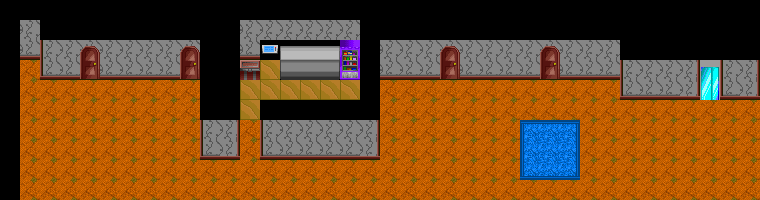

A 2D game scene composited from a Tiled map and its tileset images. What follows is a short description and the map's XML, with every tile layer's data as written:
An orthogonal 38x10 tile map with 20x20 px tiles, 2 tile layers (Tile Layer 1, Layer2), 3 tilesets and 5 objects (2x CHGROOM, VENDING, ITEMBOX, STAT).

<map version="1.9" tiledversion="1.9.1" orientation="orthogonal" renderorder="right-down" width="38" height="10" tilewidth="20" tileheight="20" infinite="0" nextlayerid="9" nextobjectid="182">
 <editorsettings>
  <export target="../maps/HOTEL5.nat" format="custom" />
 </editorsettings>
 <properties>
  <property name="name" value="Hotel Floor 5" />
 </properties>
 <tileset firstgid="1" source="nateroom.tsx" />
 <tileset firstgid="161" source="HOTEL.TSX" />
 <tileset firstgid="321" source="inter.tsx" />
 <layer id="1" name="Tile Layer 1" width="38" height="10">
  <data encoding="csv">
199,199,199,199,199,199,199,199,199,199,199,199,199,199,199,199,199,199,199,199,199,199,199,199,199,199,199,199,199,199,199,199,199,199,199,199,199,199,
199,210,199,199,199,199,199,199,199,199,199,199,210,210,210,210,210,210,199,199,199,199,199,199,199,199,199,199,199,199,199,199,199,199,199,199,199,199,
199,226,209,210,211,210,210,210,210,211,199,199,226,226,226,226,226,243,199,210,210,210,211,210,210,210,210,211,210,210,210,199,199,199,199,199,199,199,
199,167,225,226,227,226,226,226,226,227,199,199,321,183,183,183,183,259,199,226,226,226,227,226,226,226,226,227,226,226,226,209,210,210,212,215,209,212,
199,167,167,167,167,167,167,167,167,167,199,199,183,183,183,183,183,183,199,167,167,167,167,167,167,167,167,167,167,167,167,225,226,226,228,231,225,228,
199,167,167,167,167,167,167,167,167,167,199,199,183,199,199,199,199,199,199,167,167,167,167,167,167,167,167,167,167,167,167,167,167,167,167,167,167,167,
199,167,167,167,167,167,167,167,167,167,209,212,167,209,210,210,210,210,212,167,167,167,167,167,167,167,167,167,167,167,167,167,167,167,167,167,167,167,
199,167,167,167,167,167,167,167,167,167,225,228,167,225,226,226,226,226,228,167,167,167,167,167,167,167,167,167,167,167,167,167,167,167,167,167,167,167,
199,167,167,167,167,167,167,167,167,167,167,167,167,167,167,167,167,167,167,167,167,167,167,167,167,167,167,167,167,167,167,167,167,167,167,167,167,167,
199,167,167,167,167,167,167,167,167,167,167,167,167,167,167,167,167,167,167,167,167,167,167,167,167,167,167,167,167,167,167,167,167,167,167,167,167,167
</data>
 </layer>
 <layer id="8" name="Layer2" width="38" height="10">
  <data encoding="csv">
0,0,0,0,0,0,0,0,0,0,0,0,0,0,0,0,0,0,0,0,0,0,0,0,0,0,0,0,0,0,0,0,0,0,0,0,0,0,
0,0,0,0,0,0,0,0,0,0,0,0,0,0,0,0,0,0,0,0,0,0,0,0,0,0,0,0,0,0,0,0,0,0,0,0,0,0,
0,0,0,0,0,0,0,0,0,0,0,0,0,322,274,275,276,0,0,0,0,0,0,0,0,0,0,0,0,0,0,0,0,0,0,0,0,0,
0,0,0,0,0,0,0,0,0,0,0,0,0,0,290,291,292,0,0,0,0,0,0,0,0,0,0,0,0,0,0,0,0,0,0,0,0,0,
0,0,0,0,0,0,0,0,0,0,0,0,0,0,0,0,0,0,0,0,0,0,0,0,0,0,0,0,0,0,0,0,0,0,0,0,0,0,
0,0,0,0,0,0,0,0,0,0,0,0,0,0,0,0,0,0,0,0,0,0,0,0,0,0,0,0,0,0,0,0,0,0,0,0,0,0,
0,0,0,0,0,0,0,0,0,0,0,0,0,0,0,0,0,0,0,0,0,0,0,0,0,0,169,170,171,0,0,0,0,0,0,0,0,0,
0,0,0,0,0,0,0,0,0,0,0,0,0,0,0,0,0,0,0,0,0,0,0,0,0,0,185,186,187,0,0,0,0,0,0,0,0,0,
0,0,0,0,0,0,0,0,0,0,0,0,0,0,0,0,0,0,0,0,0,0,0,0,0,0,201,202,203,0,0,0,0,0,0,0,0,0,
0,0,0,0,0,0,0,0,0,0,0,0,0,0,0,0,0,0,0,0,0,0,0,0,0,0,0,0,0,0,0,0,0,0,0,0,0,0
</data>
 </layer>
 <objectgroup id="5" name="triggers">
  <object id="172" name="VENDING" class="VENDING" x="340" y="80" width="20" height="20">
   <properties>
    <property name="ITEM01" type="int" propertytype="INV_LIST" value="0" />
    <property name="ITEM02" type="int" propertytype="INV_LIST" value="0" />
    <property name="ITEM03" type="int" propertytype="INV_LIST" value="2" />
    <property name="ITEM04" type="int" propertytype="INV_LIST" value="0" />
    <property name="ITEM05" type="int" propertytype="INV_LIST" value="0" />
    <property name="ITEM06" type="int" propertytype="INV_LIST" value="2" />
    <property name="ITEM07" type="int" propertytype="INV_LIST" value="0" />
    <property name="ITEM08" type="int" propertytype="INV_LIST" value="0" />
    <property name="ITEM09" type="int" propertytype="INV_LIST" value="0" />
    <property name="ITEM10" type="int" propertytype="INV_LIST" value="0" />
    <property name="ITEM11" type="int" propertytype="INV_LIST" value="0" />
    <property name="ITEM12" type="int" propertytype="INV_LIST" value="3" />
    <property name="ITEM13" type="int" propertytype="INV_LIST" value="1" />
    <property name="ITEM14" type="int" propertytype="INV_LIST" value="2" />
    <property name="ITEM15" type="int" propertytype="INV_LIST" value="0" />
    <property name="ITEM16" type="int" propertytype="INV_LIST" value="0" />
    <property name="ITEM17" type="int" propertytype="INV_LIST" value="0" />
    <property name="ITEM18" type="int" propertytype="INV_LIST" value="0" />
    <property name="ITEM19" type="int" propertytype="INV_LIST" value="0" />
    <property name="ITEM20" type="int" propertytype="INV_LIST" value="0" />
   </properties>
  </object>
  <object id="176" name="NATEROOM_NAT" class="CHGROOM" x="80" y="60" width="20" height="20">
   <properties>
    <property name="name" value="NATEROOM_NAT" />
    <property name="x" type="int" value="4" />
    <property name="y" type="int" value="8" />
   </properties>
  </object>
  <object id="178" name="ITEMBOX" class="ITEMBOX" x="240" y="80" width="20" height="20" />
  <object id="179" name="STAT" class="STAT" x="260" y="60" width="20" height="20" />
  <object id="181" name="ELEV_NAT" class="CHGROOM" x="700" y="80" width="20" height="20">
   <properties>
    <property name="name" value="ELEV_NAT" />
    <property name="x" type="int" value="7" />
    <property name="y" type="int" value="8" />
   </properties>
  </object>
 </objectgroup>
</map>
